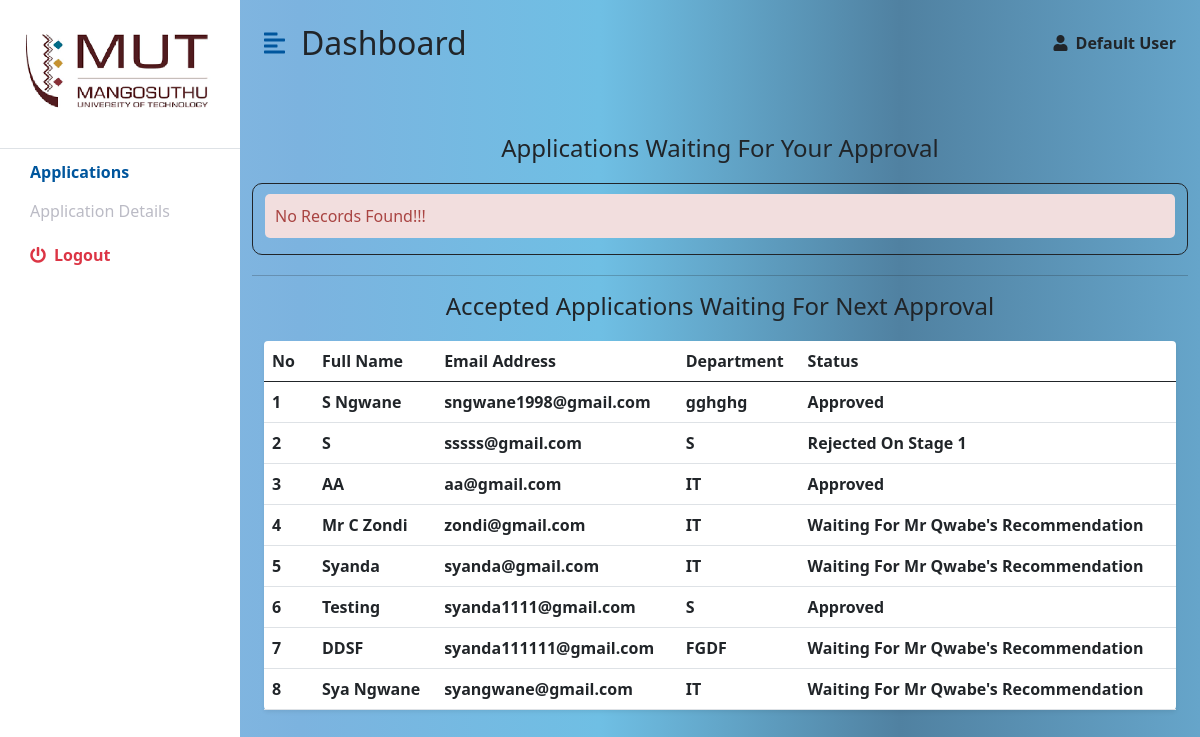
Page /applications.php on the committed database.
### tables this page shows
CREATE TABLE `applications` (
  `id` int(11) NOT NULL,
  `names` varchar(100) NOT NULL,
  `email` varchar(100) NOT NULL,
  `statuss` varchar(1000) NOT NULL,
  `comments` varchar(5000) NOT NULL,
  `comments2` varchar(5000) NOT NULL,
  `comments3` varchar(5000) NOT NULL
);

CREATE TABLE `personal_details` (
  `id` int(11) NOT NULL,
  `title` varchar(50) NOT NULL,
  `names` varchar(100) NOT NULL,
  `staffNo` varchar(100) NOT NULL,
  `qualification` varchar(1000) NOT NULL,
  `email` varchar(100) NOT NULL,
  `tel` varchar(100) NOT NULL,
  `cell` varchar(100) NOT NULL,
  `department` varchar(1000) NOT NULL
);

### applications.php (the view, shortened to what this page needs)
<!DOCTYPE html>
<html lang="en">
<head>
    <link href="https://cdn.jsdelivr.net/npm/bootstrap@5.0.0-beta3/dist/css/bootstrap.min.css" rel="stylesheet" />
    <link rel="stylesheet" href="https://cdnjs.cloudflare.com/ajax/libs/font-awesome/5.15.3/css/all.min.css" />
    <link rel="stylesheet" href="style.css" />
</head>
<?php
 $currentUser = $_SESSION['currentUser'];
 if(empty($currentUser)) $currentUser = "Default User";
?>
<body>
<form action="#" method="post" enctype="multipart/form-data" autocomplete="off">
<div class="d-flex" id="wrapper">
        <div class="bg-white" id="sidebar-wrapper">
            <div class="sidebar-heading text-center py-4 primary-text fs-4 fw-bold text-uppercase border-bottom">
            <img src="img/mut.png" style="width:200px; height:100px;"></i>
           </div>
            <div class="list-group list-group-flush my-3">
                <a style="margin-top: -25px;" href="applications.php" class="list-group-item list-group-item-action bg-transparent second-text fw-bold active">Applications</a>
                <a style="margin-top: -25px;" href="#" class="list-group-item list-group-item-action bg-transparent second-text">Application Details</a>
                <a href="login.php" class="list-group-item list-group-item-action bg-transparent text-danger fw-bold"><i
                        class="fas fa-power-off me-2"></i>Logout</a>
                </div>
        </div>
    <div id="page-content-wrapper">
        <nav class="navbar navbar-expand navbar-light bg-transparent py-4 px-4">
                <div class="d-flex align-items-center">
                <i class="fas fa-align-left primary-text fs-4 me-3" id="menu-toggle"></i>
                <h2 class="fs-2 m-0 dashboard">Dashboard</h2>
                </div>
                <div class="collapse navbar-collapse" id="navbarSupportedContent">
                    <ul class="navbar-nav ms-auto mb-2 mb-lg-0">
                        <li class="nav-item dropdown">
                            <i class="fas fa-user me-2"></i><b id = "current"><?php echo $currentUser  ?></b>
                        </li>
                    </ul>
                </div>
            </nav>
            <div class="container-fluid px-4">
                <div class="row my-5">
                    <?php
                    include "conn.php";
                    $sql = "SELECT * FROM applications WHERE statuss='Waiting For HOD Approval'";
                    $result = $conn-> query($sql);
                    echo "<h4 style='text-align:center; margin-bottom:20px;'>Applications Waiting For Your Approval</h4>";
                    if ($result-> num_rows > 0){
                        echo "<table class='table bg-white rounded shadow-sm  table-hover'>";
                        echo "<thead>";
                        echo "<tr>";
                        echo "<th scope='col' width='50'>No</th>";
                        echo "<th scope='col'>Full Name</th>";
                        echo "<th scope='col'>Email Address</th>";
                        echo "<th scope='col'>Department</th>";
                        echo "<th scope='col'>View Application</th>";
                        echo "</tr>";
                        echo "</thead>";
                        echo "<tbody>";
                        $count = 0;
                        while($row = $result-> fetch_assoc()){
                            $name = $row['names'];
                            $email = $row['email'];
                            $sql9 = "SELECT department FROM personal_details WHERE email='$email'";
                            $result9 = $conn-> query($sql9);
                            while($row9 = $result9-> fetch_assoc()){
                                $department = $row9['department'];
                            }
                            $count = $count + 1;
                            $doc = "supporting_documents/303600654-AWS Lambda Foundations.pdf";
                            echo "<tr>";  echo "<th scope='row'>$count</th>";  echo "<td><b>$name</b></td>";
                            echo "<th scope='row'>$email</th>";
                            echo "<th scope='row'>$department</th>";
                            echo "<td><button type='submit' class='btn' value='$email' name='btn_view'>View</button></td>";
                            echo "</tr>";
                            }
                            echo "</tbody>";   echo "<table>";    echo "</div>";
                        } else{
                            echo "<div class='content' style='border: 1px solid; border-radius: 10px;'>";
                            echo "<p class='error' style='margin-top: 10px' >No Records Found!!!</p>";
                            echo "</div>";
                        }
                        $sql = "SELECT * FROM applications WHERE statuss!='Waiting For HOD Approval'";
                        $result = $conn-> query($sql);
                        echo "<hr style='margin-top:20px;'>";
                        echo "<h4 style='text-align:center; margin-bottom:20px;'>Accepted Applications Waiting For Next Approval</h4>";
                        if ($result-> num_rows > 0){
                        echo "<div class='table-container'>";
                        echo "<table class='table bg-white rounded shadow-sm  table-hover'>";
                        echo "<thead>";
                        echo "<tr>";
                        echo "<th scope='col' width='50'>No</th>";
                        echo "<th scope='col'>Full Name</th>";
                        echo "<th scope='col'>Email Address</th>";
                        echo "<th scope='col'>Department</th>";
                        echo "<th scope='col'>Status</th>";
                        echo "</tr>";
                        echo "</thead>";
                        echo "<tbody>";
                        $count = 0;
                        while($row = $result-> fetch_assoc()){
                            $name = $row['names'];
                            $email = $row['email'];
                            $status = $row['statuss'];
                            if($status=="Accepted By HOD. Waiting For Sfiso Approval"){
                                $status="Waiting For Mr Qwabe's Recommendation";
                            }
                            else if($status=="Waiting For Final Approval"){
                                $status="Waiting For Approval (Recommended By Mr Qwabe)";
                            }
                            $sql9 = "SELECT department FROM personal_details WHERE email='$email'";
                            $result9 = $conn-> query($sql9);
                            while($row9 = $result9-> fetch_assoc()){
                                $department = $row9['department'];
                            }
                            $count = $count + 1;
                            echo "<tr>";  echo "<th scope='row'>$count</th>";  echo "<td><b>$name</b></td>";
                            echo "<th scope='row'>$email</th>";
                            echo "<th scope='row'>$department</th>";
                            echo "<th scope='row'>$status</th>";
                            echo "</tr>";
                            }
                            echo "</tbody>";   echo "<table>"; echo "<div>";  echo "</div>";
                        } else{
                            echo "<div class='content' style='border: 1px solid; border-radius: 10px;'>";
                            echo "<p class='error' style='margin-top: 10px' >No Records Found!!!</p>";
                            echo "</div>";
                        }
                    ?>
                </div>
            </div>
        </div>
    </div>
    </div>
    </form>
</body>
</html>

### style.css (style rules this page uses)
:root { --main-bg-color: #00639d; --main-text-color: #00569d; --second-text-color: #bbbbc5; --second-bg-color: #c1d9ef; }
.primary-text { color: var(--main-text-color); }
.second-text { color: var(--second-text-color); }
#wrapper { overflow-x: hidden; background-image: linear-gradient( to right, #8dbce2, #7cb3df, #6fbfe4, #5081a1, #66a5ca ); }
#sidebar-wrapper { min-height: 100vh; margin-left: 0px; -webkit-transition: margin 0.25s ease-out; -moz-transition: margin 0.25s ease-out; -o-transition: margin 0.25s ease-out; transition: margin 0.25s ease-out; }
#sidebar-wrapper .sidebar-heading { padding: 0.875rem 1.25rem; font-size: 1.2rem; }
#sidebar-wrapper .list-group { width: 15rem; }
#page-content-wrapper { min-width: 100vw; }
#menu-toggle { cursor: pointer; }
.list-group-item { border: none; padding: 20px 30px; margin-top: -20px; }
.list-group-item.active { background-color: transparent; color: var(--main-text-color); font-weight: bold; border: none; }
.table-container { height:auto; overflow-y: auto; }
@media (min-width: 1051px) { #sidebar-wrapper { margin-left: 0; } }
@media (min-width: 1051px) { #page-content-wrapper { min-width: 800px; width: 100%; } }

### applications.php (style rules this page uses)
.error { background: #F2DEDE; color: #A94442; padding: 10px; width: 100%; border-radius: 5px; margin-top: 0px; }

### rows in the picture
applications: names "S Ngwane", email "sngwane1998@gmail.com", personal_details.department "gghghg", statuss "Approved"
applications: names "S", email "sssss@gmail.com", personal_details.department "S", statuss "Rejected On Stage 1"
applications: names "AA", email "aa@gmail.com", personal_details.department "IT", statuss "Approved"
applications: names "Mr C Zondi", email "zondi@gmail.com", personal_details.department "IT", statuss "Waiting For Mr Qwabe's Recommendation"
applications: names "Syanda", email "syanda@gmail.com", personal_details.department "IT", statuss "Waiting For Mr Qwabe's Recommendation"
applications: names "Testing", email "syanda1111@gmail.com", personal_details.department "S", statuss "Approved"
applications: names "DDSF", email "syanda111111@gmail.com", personal_details.department "FGDF", statuss "Waiting For Mr Qwabe's Recommendation"
applications: names "Sya Ngwane", email "syangwane@gmail.com", personal_details.department "IT", statuss "Waiting For Mr Qwabe's Recommendation"

### other values in the picture
$currentUser "Default User"
